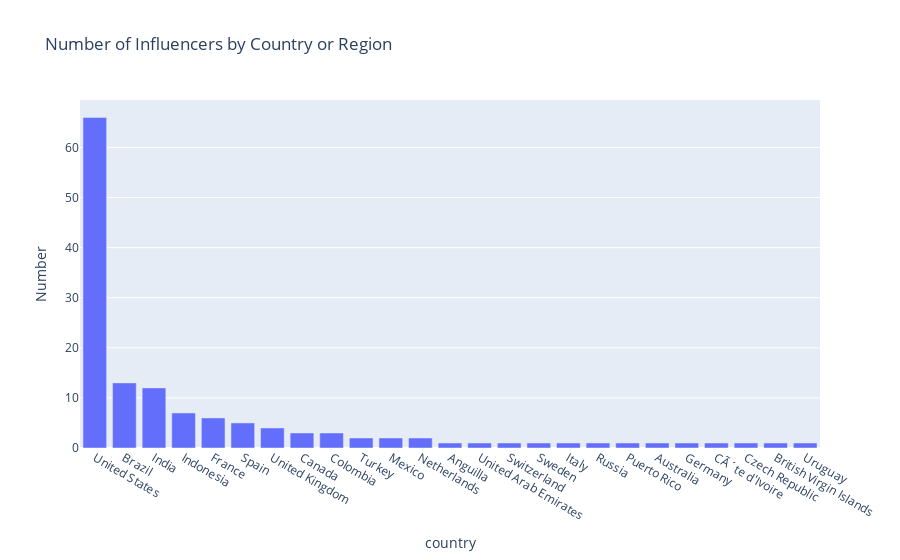

Notebook code cell kept with this figure:
### Code cell
train['Number']=1
data1b=train[['country','Number']]
data1b=data1b.groupby('country',as_index=False)['Number'].sum()
data1b=data1b.sort_values('Number',ascending=False)
data1b = data1b.reset_index()
data1b = data1b.drop('index', axis=1)
display(data1b[0:5])
fig = px.bar(data1b[:30], x='country', y='Number',title="Number of Influencers by Country or Region")
fig.show()

### Figure 1 — Plotly figure (JSON) as saved in the notebook; plotly's stock layout.template omitted (floating-point values rounded to 4 significant figures)
{"data": [{"alignmentgroup": "True", "hovertemplate": "country=%{x}<br>Number=%{y}<extra></extra>", "legendgroup": "", "marker": {"color": "#636efa", "pattern": {"shape": ""}}, "name": "", "offsetgroup": "", "orientation": "v", "showlegend": false, "textposition": "auto", "type": "bar", "x": ["United States", "Brazil", "India", "Indonesia", "France", "Spain", "United Kingdom", "Canada", "Colombia", "Turkey", "Mexico", "Netherlands", "Anguilla", "United Arab Emirates", "Switzerland", "Sweden", "Italy", "Russia", "Puerto Rico", "Australia", "Germany", "CÃ´te d'Ivoire", "Czech Republic", "British Virgin Islands", "Uruguay"], "xaxis": "x", "y": [66, 13, 12, 7, 6, 5, 4, 3, 3, 2, 2, 2, 1, 1, 1, 1, 1, 1, 1, 1, 1, 1, 1, 1, 1], "yaxis": "y"}], "layout": {"barmode": "relative", "legend": {"tracegroupgap": 0}, "title": {"text": "Number of Influencers by Country or Region"}, "xaxis": {"anchor": "y", "domain": [0, 1], "title": {"text": "country"}}, "yaxis": {"anchor": "x", "domain": [0, 1], "title": {"text": "Number"}}}}
